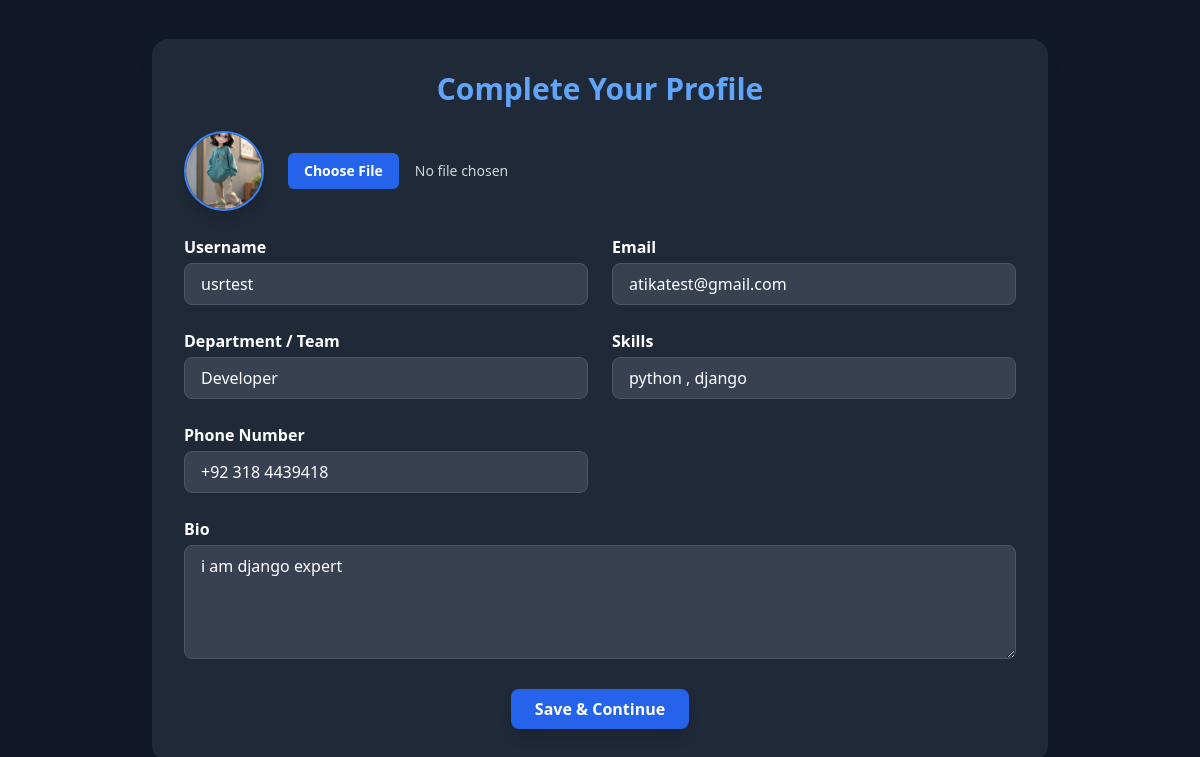
/users/profile/setup/ (signed in), run on the app's committed database.
### users/models.py (models this page shows, shortened)
class CustomUser(AbstractUser):
    user_id = models.AutoField(primary_key=True)
    preference_field_1 = models.CharField(max_length=100, blank=True, null=True)
    preference_field_2 = models.CharField(max_length=100, blank=True, null=True)
    created_at = models.DateTimeField(auto_now_add=True)
    updated_at = models.DateTimeField(auto_now=True)
    email = models.EmailField(unique=True)
    notifications_enabled = models.BooleanField(default=True)
    expertise = models.CharField(max_length=255, blank=True, null=True)
    ROLE_CHOICES = (
        ('admin', 'Admin'),
        ('manager', 'Project Manager'),
        ('user', 'User'),
    )
    role = models.CharField(max_length=20, choices=ROLE_CHOICES, default='user')
    USERNAME_FIELD = 'username'
    REQUIRED_FIELDS = ['email']
    objects = CustomUserManager()

class Profile(models.Model):
    user = models.OneToOneField(settings.AUTH_USER_MODEL, on_delete=models.CASCADE)
    bio = models.TextField(blank=True)
    profile_picture = models.ImageField(
        upload_to='profile_pictures/',
        blank=True,
        null=True
    )
    department = models.CharField(max_length=100, blank=True, null=True)
    skills = models.CharField(max_length=255, blank=True, null=True)
    phone_number = models.CharField(max_length=20, blank=True, null=True)

### users/views.py (the view)
# urls.py: path('profile/setup/', views.profile_setup_view, name='profile_setup'),
@login_required
def profile_setup_view(request):
    user = request.user
    profile, created = Profile.objects.get_or_create(user=user)
    if request.method == 'POST':
        user_form = UserUpdateForm(request.POST, instance=user)
        profile_form = ProfileForm(request.POST, request.FILES, instance=profile)
        if user_form.is_valid() and profile_form.is_valid():
            user_form.save()
            profile_form.save()
            messages.success(request, "Profile setup completed successfully!")
            return redirect('dashboard')
        messages.error(request, "Please correct the errors below.")
    else:
        user_form = UserUpdateForm(instance=user)
        profile_form = ProfileForm(instance=profile)
    return render(request, 'users/profile_setup.html', {
        'user_form': user_form,
        'profile_form': profile_form
    })

### users/forms.py
class UserUpdateForm(forms.ModelForm):
    class Meta:
        model = CustomUser
        fields = ['username', 'email']

class ProfileForm(forms.ModelForm):
    department = forms.CharField(max_length=100, required=True)
    skills = forms.CharField(max_length=255, required=True)
    phone_number = forms.CharField(max_length=20, required=False)
    profile_picture = forms.ImageField(required=False)
    class Meta:
        model = Profile
        fields = ['bio', 'profile_picture', 'department', 'skills', 'phone_number']

### users/templates/users/profile_setup.html (shortened to what this page needs)
{% load static %}
<!DOCTYPE html>
<html lang="en" class="bg-gray-900 text-white">
<head>
  <script src="https://cdn.tailwindcss.com"></script>
</head>
<body class="min-h-screen flex items-center justify-center px-4">
  <div class="w-full max-w-4xl bg-gray-800 p-8 rounded-2xl shadow-xl fade-in">
    <h2 class="text-3xl font-bold mb-6 text-center text-blue-400">Complete Your Profile</h2>
    <form method="POST" enctype="multipart/form-data" class="space-y-6">
      <div class="flex items-center space-x-6">
        <div class="shrink-0">
          <img id="preview" class="h-20 w-20 object-cover rounded-full border-2 border-blue-500 shadow-lg" src="{% if user.profile.profile_picture %}{{ user.profile.profile_picture.url }}{% else %}{% static 'default-profile.png' %}{% endif %}" alt="Profile">
        </div>
        <label class="block">
          <input type="file" name="profile_picture" accept="image/*" class="block w-full text-sm text-gray-300 file:mr-4 file:py-2 file:px-4 file:rounded-md file:border-0 file:text-sm file:font-semibold file:bg-blue-600 file:text-white hover:file:bg-blue-700" />
        </label>
      </div>
      <div class="grid grid-cols-1 md:grid-cols-2 gap-6">
        <div>
          <label class="block mb-1 font-semibold">Username</label>
          <input type="text" name="username" value="{{ user_form.username.value|default_if_none:'' }}" class="w-full px-4 py-2 rounded-lg bg-gray-700 border border-gray-600 focus:outline-none focus:ring-2 focus:ring-blue-500" placeholder="johndoe" />
        </div>
        <div>
          <label class="block mb-1 font-semibold">Email</label>
          <input type="email" name="email" value="{{ user_form.email.value|default_if_none:'' }}" class="w-full px-4 py-2 rounded-lg bg-gray-700 border border-gray-600 focus:outline-none focus:ring-2 focus:ring-blue-500" placeholder="user@example.com" />
        </div>
        <div>
          <label class="block mb-1 font-semibold">Department / Team</label>
          <input type="text" name="department" value="{{ profile_form.department.value|default_if_none:'' }}" class="w-full px-4 py-2 rounded-lg bg-gray-700 border border-gray-600 focus:outline-none focus:ring-2 focus:ring-blue-500" placeholder="Development, Design, QA..." />
        </div>
        <div>
          <label class="block mb-1 font-semibold">Skills</label>
          <input type="text" name="skills" value="{{ profile_form.skills.value|default_if_none:'' }}" class="w-full px-4 py-2 rounded-lg bg-gray-700 border border-gray-600 focus:outline-none focus:ring-2 focus:ring-blue-500" placeholder="Python, UI/UX, Django..." />
        </div>
        <div>
          <label class="block mb-1 font-semibold">Phone Number</label>
          <input type="text" name="phone_number" value="{{ profile_form.phone_number.value|default_if_none:'' }}" class="w-full px-4 py-2 rounded-lg bg-gray-700 border border-gray-600 focus:outline-none focus:ring-2 focus:ring-blue-500" placeholder="+92xxxxxxxxx" />
        </div>
        <div class="md:col-span-2">
          <label class="block mb-1 font-semibold">Bio</label>
          <textarea name="bio" rows="4" class="w-full px-4 py-2 rounded-lg bg-gray-700 border border-gray-600 focus:outline-none focus:ring-2 focus:ring-blue-500" placeholder="Write something about yourself...">{{ profile_form.bio.value|default_if_none:'' }}</textarea>
        </div>
      </div>
      <div class="text-center">
        <button type="submit" class="bg-blue-600 hover:bg-blue-700 transition-all duration-300 text-white font-semibold px-6 py-2 rounded-lg shadow-lg">Save & Continue</button>
      </div>
    </form>
  </div>
</body>
</html>

### users/templates/users/profile_setup.html (style rules this page uses)
.fade-in { animation: fadeIn 0.7s ease-in-out; }

### data on the page
CustomUser: profile_picture (picture), username "usrtest", email "atikatest@gmail.com"
Profile: department "Developer", skills "python , django", phone_number "+92 318 4439418", bio "i am django expert"
